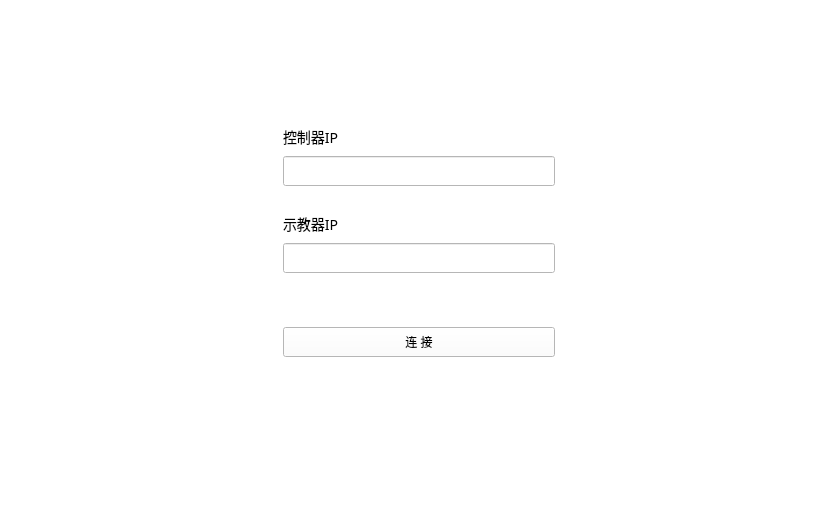
<?xml version="1.0" encoding="UTF-8"?>
<ui version="4.0">
 <class>SetWidgetClass</class>
 <widget class="QWidget" name="SetWidgetClass">
  <property name="geometry">
   <rect>
    <x>0</x>
    <y>0</y>
    <width>838</width>
    <height>519</height>
   </rect>
  </property>
  <property name="minimumSize">
   <size>
    <width>0</width>
    <height>519</height>
   </size>
  </property>
  <property name="maximumSize">
   <size>
    <width>16777215</width>
    <height>16777215</height>
   </size>
  </property>
  <property name="windowTitle">
   <string>Form</string>
  </property>
  <property name="styleSheet">
   <string notr="true">background:#FFFFFF;</string>
  </property>
  <layout class="QVBoxLayout" name="verticalLayout">
   <property name="spacing">
    <number>0</number>
   </property>
   <property name="margin">
    <number>0</number>
   </property>
   <item>
    <widget class="QWidget" name="widget" native="true">
     <layout class="QHBoxLayout" name="horizontalLayout" stretch="230,220,230">
      <property name="spacing">
       <number>0</number>
      </property>
      <property name="margin">
       <number>0</number>
      </property>
      <item>
       <spacer name="horizontalSpacer">
        <property name="orientation">
         <enum>Qt::Horizontal</enum>
        </property>
        <property name="sizeHint" stdset="0">
         <size>
          <width>280</width>
          <height>20</height>
         </size>
        </property>
       </spacer>
      </item>
      <item>
       <layout class="QVBoxLayout" name="verticalLayout_2" stretch="128,14,30,20,14,30,47,30,165">
        <property name="spacing">
         <number>8</number>
        </property>
        <item>
         <spacer name="verticalSpacer">
          <property name="orientation">
           <enum>Qt::Vertical</enum>
          </property>
          <property name="sizeHint" stdset="0">
           <size>
            <width>20</width>
            <height>40</height>
           </size>
          </property>
         </spacer>
        </item>
        <item>
         <widget class="QLabel" name="label">
          <property name="styleSheet">
           <string notr="true">font:14px SIMHEI;</string>
          </property>
          <property name="text">
           <string>控制器IP</string>
          </property>
         </widget>
        </item>
        <item>
         <widget class="QLineEdit" name="lineEdit">
          <property name="minimumSize">
           <size>
            <width>0</width>
            <height>30</height>
           </size>
          </property>
         </widget>
        </item>
        <item>
         <spacer name="verticalSpacer_3">
          <property name="orientation">
           <enum>Qt::Vertical</enum>
          </property>
          <property name="sizeType">
           <enum>QSizePolicy::Expanding</enum>
          </property>
          <property name="sizeHint" stdset="0">
           <size>
            <width>20</width>
            <height>17</height>
           </size>
          </property>
         </spacer>
        </item>
        <item>
         <widget class="QLabel" name="label_2">
          <property name="styleSheet">
           <string notr="true">font:14px SIMHEI;</string>
          </property>
          <property name="text">
           <string>示教器IP</string>
          </property>
         </widget>
        </item>
        <item>
         <widget class="QLineEdit" name="lineEdit_2">
          <property name="minimumSize">
           <size>
            <width>0</width>
            <height>30</height>
           </size>
          </property>
         </widget>
        </item>
        <item>
         <spacer name="verticalSpacer_4">
          <property name="orientation">
           <enum>Qt::Vertical</enum>
          </property>
          <property name="sizeType">
           <enum>QSizePolicy::Expanding</enum>
          </property>
          <property name="sizeHint" stdset="0">
           <size>
            <width>20</width>
            <height>42</height>
           </size>
          </property>
         </spacer>
        </item>
        <item>
         <widget class="ltp::base::PushButton" name="connectButton_">
          <property name="minimumSize">
           <size>
            <width>0</width>
            <height>30</height>
           </size>
          </property>
          <property name="text">
           <string>连 接</string>
          </property>
         </widget>
        </item>
        <item>
         <spacer name="verticalSpacer_2">
          <property name="orientation">
           <enum>Qt::Vertical</enum>
          </property>
          <property name="sizeHint" stdset="0">
           <size>
            <width>20</width>
            <height>40</height>
           </size>
          </property>
         </spacer>
        </item>
       </layout>
      </item>
      <item>
       <spacer name="horizontalSpacer_2">
        <property name="orientation">
         <enum>Qt::Horizontal</enum>
        </property>
        <property name="sizeHint" stdset="0">
         <size>
          <width>280</width>
          <height>20</height>
         </size>
        </property>
       </spacer>
      </item>
     </layout>
    </widget>
   </item>
  </layout>
 </widget>
 <customwidgets>
  <customwidget>
   <class>ltp::base::PushButton</class>
   <extends>QPushButton</extends>
   <header>base/pushbutton.h</header>
  </customwidget>
 </customwidgets>
 <resources/>
 <connections/>
</ui>
